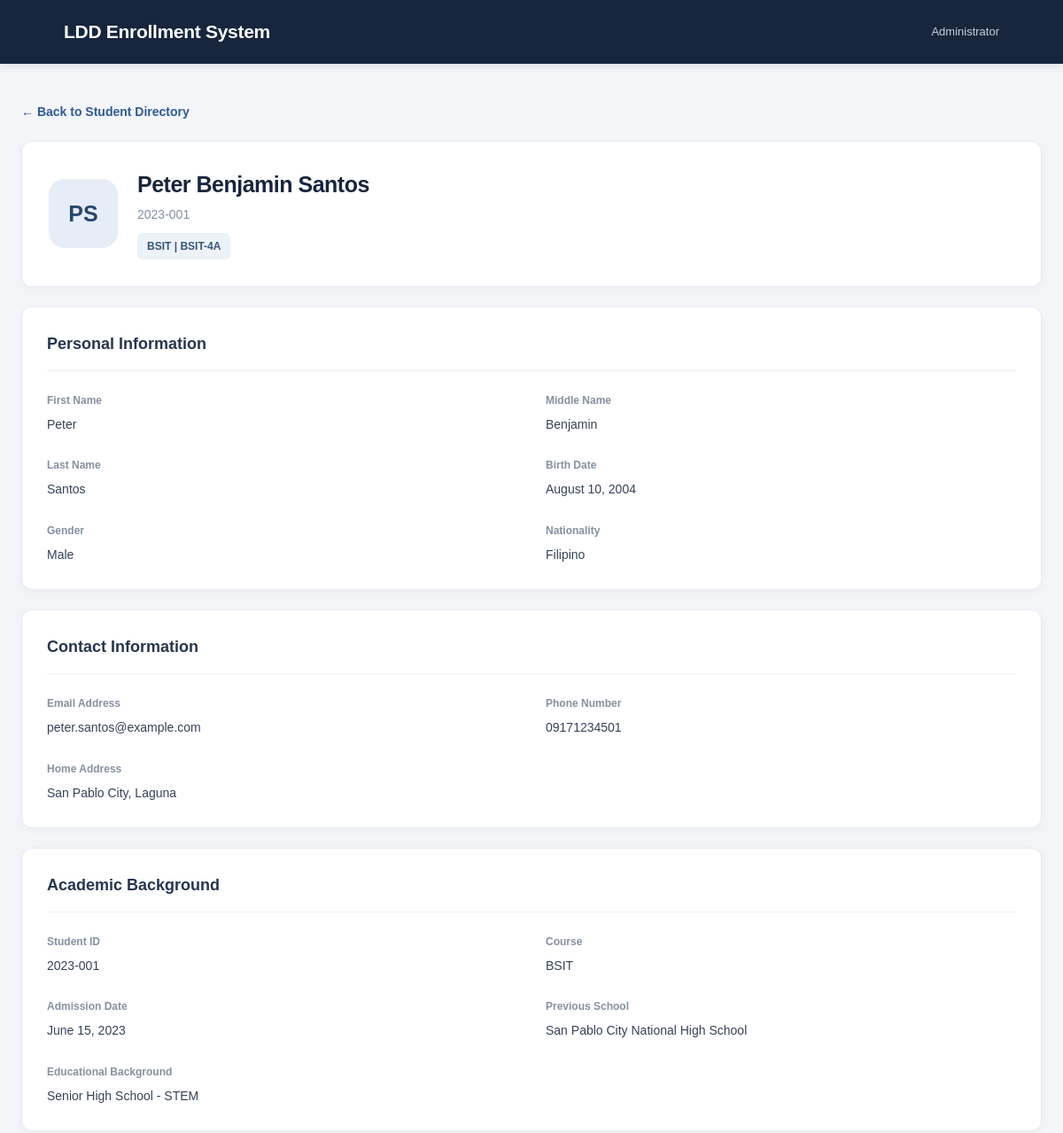
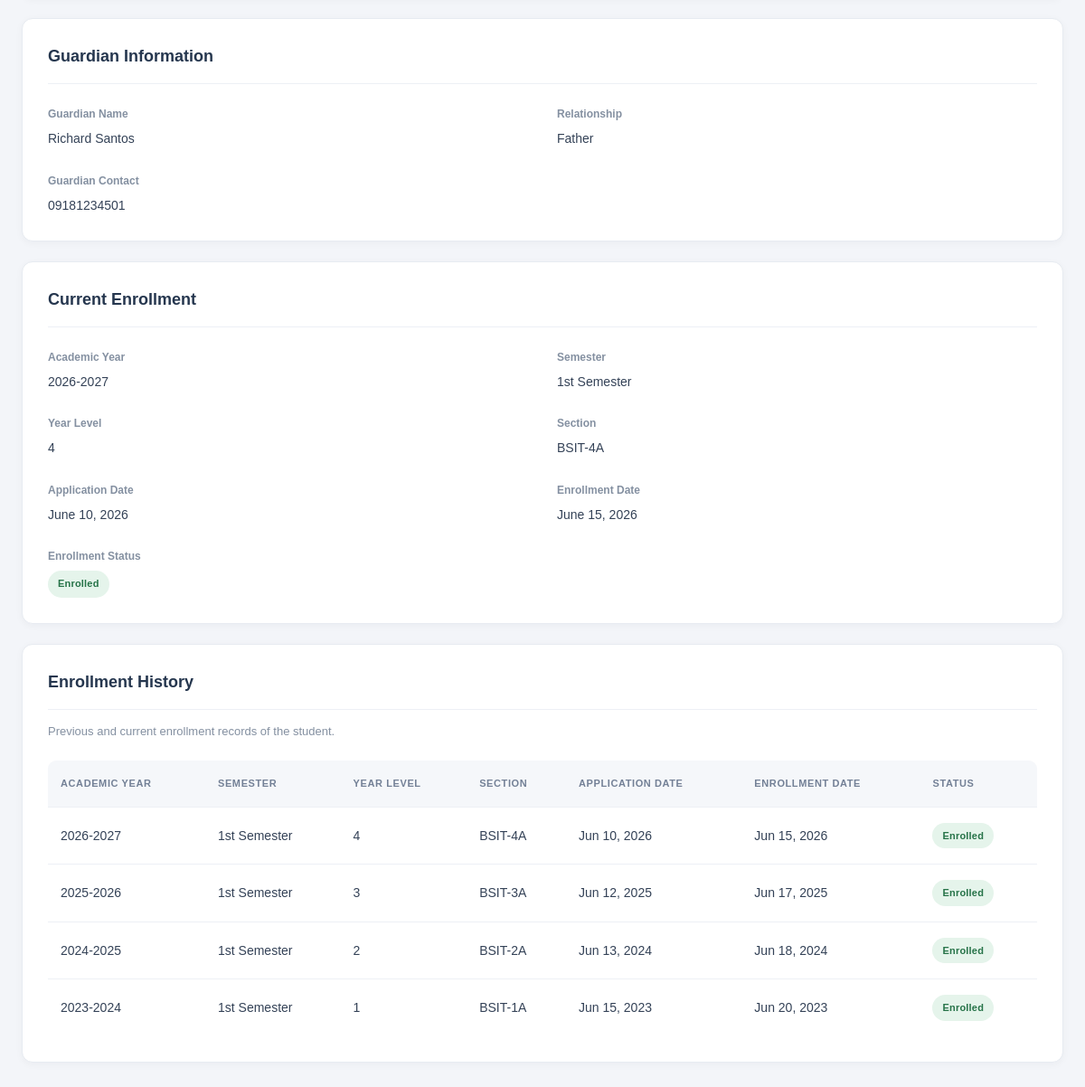
The app's page /profile/2023-001/ with its own data (2 pictures, top to bottom).
### students/models.py (models this page shows, shortened)
class Student(models.Model):
    student_id = models.CharField(max_length=20, unique=True)
    first_name = models.CharField(max_length=100)
    middle_name = models.CharField(max_length=100, blank=True)
    last_name = models.CharField(max_length=100)
    birth_date = models.DateField()
    gender = models.CharField(max_length=20)
    nationality = models.CharField(max_length=50)
    email = models.EmailField(unique=True)
    phone_number = models.CharField(max_length=20)
    address = models.TextField()
    course = models.CharField(max_length=100)
    previous_school = models.CharField(max_length=200)
    educational_background = models.TextField(blank=True)
    guardian_name = models.CharField(max_length=200)
    guardian_relationship = models.CharField(max_length=50)
    guardian_contact = models.CharField(max_length=20)
    admission_date = models.DateField()
    @property
    def full_name(self):
        return " ".join(
            part for part in [
                self.first_name,
                self.middle_name,
                self.last_name
            ] if part
        )

class Enrollment(models.Model):
    SEMESTER_CHOICES = [
        ("1st Semester", "1st Semester"),
        ("2nd Semester", "2nd Semester"),
        ("Summer", "Summer"),
    ]
    STATUS_CHOICES = [
        ("Enrolled", "Enrolled"),
        ("Pending", "Pending"),
        ("Dropped", "Dropped"),
        ("Cancelled", "Cancelled"),
    ]
    student = models.ForeignKey(
        Student,
        on_delete=models.CASCADE,
        related_name="enrollments"
    )
    academic_year = models.CharField(max_length=9)
    semester = models.CharField(
        max_length=20,
        choices=SEMESTER_CHOICES
    )
    year_level = models.PositiveIntegerField()
    section = models.CharField(max_length=50)
    application_date = models.DateField()
    enrollment_date = models.DateField(
        null=True,
        blank=True
    )
    status = models.CharField(
        max_length=20,
        choices=STATUS_CHOICES,
        default="Pending"
    )
    class Meta:
        ordering = ["-academic_year", "semester"]
        constraints = [
            models.UniqueConstraint(
                fields=["student", "academic_year", "semester"],
                name="unique_student_semester_enrollment"
            )
        ]

### students/views.py (the view)
def student_profile(request, student_id):
    student = get_object_or_404(Student, student_id=student_id)
    enrollments = student.enrollments.all()
    current_enrollment = enrollments.filter(
        academic_year=CURRENT_ACADEMIC_YEAR,
        semester=CURRENT_SEMESTER
    ).first()
    return render(request, "students/student_profile.html", {
        "student": student,
        "enrollments": enrollments,
        "current_enrollment": current_enrollment,
        "current_academic_year": CURRENT_ACADEMIC_YEAR,
        "current_semester": CURRENT_SEMESTER,
    })

### students/templates/students/student_profile.html (shortened to what this page needs)
{% load static %}
<!DOCTYPE html>
<html lang="en">
<head>
    <link rel="stylesheet" href="{% static 'students/style.css' %}">
</head>
<body>
<header class="header">
    <div class="brand">LDD Enrollment System</div>
    <span>Administrator</span>
</header>
<main class="container">
    <a href="{% url 'students:student_list' %}" class="back-link">
        &larr; Back to Student Directory
    </a>
    <section class="profile-header card">
        <div class="avatar">
            {{ student.first_name|first|upper }}{{ student.last_name|first|upper }}
        </div>
        <div>
            <h1>{{ student.full_name }}</h1>
            <p>{{ student.student_id }}</p>
            {% if current_enrollment %}
                <span class="student-tag">
                    {{ student.course }} | {{ current_enrollment.section }}
                </span>
            {% else %}
                <span class="student-tag">
                    No Current Enrollment
                </span>
            {% endif %}
        </div>
    </section>
    <section class="card info-card">
        <h2>Personal Information</h2>
        <div class="info-grid">
            <div class="info-item">
                <label>First Name</label>
                <p>{{ student.first_name }}</p>
            </div>
            <div class="info-item">
                <label>Middle Name</label>
                <p>{{ student.middle_name|default:"Not provided" }}</p>
            </div>
            <div class="info-item">
                <label>Last Name</label>
                <p>{{ student.last_name }}</p>
            </div>
            <div class="info-item">
                <label>Birth Date</label>
                <p>{{ student.birth_date|date:"F d, Y" }}</p>
            </div>
            <div class="info-item">
                <label>Gender</label>
                <p>{{ student.gender }}</p>
            </div>
            <div class="info-item">
                <label>Nationality</label>
                <p>{{ student.nationality }}</p>
            </div>
        </div>
    </section>
    <section class="card info-card">
        <h2>Contact Information</h2>
        <div class="info-grid">
            <div class="info-item">
                <label>Email Address</label>
                <p>{{ student.email }}</p>
            </div>
            <div class="info-item">
                <label>Phone Number</label>
                <p>{{ student.phone_number }}</p>
            </div>
            <div class="info-item full-width">
                <label>Home Address</label>
                <p>{{ student.address }}</p>
            </div>
        </div>
    </section>
    <section class="card info-card">
        <h2>Academic Background</h2>
        <div class="info-grid">
            <div class="info-item">
                <label>Student ID</label>
                <p>{{ student.student_id }}</p>
            </div>
            <div class="info-item">
                <label>Course</label>
                <p>{{ student.course }}</p>
            </div>
            <div class="info-item">
                <label>Admission Date</label>
                <p>{{ student.admission_date|date:"F d, Y" }}</p>
            </div>
            <div class="info-item">
                <label>Previous School</label>
                <p>{{ student.previous_school }}</p>
            </div>
            <div class="info-item full-width">
                <label>Educational Background</label>
                <p>{{ student.educational_background|default:"Not provided" }}</p>
            </div>
        </div>
    </section>
    <section class="card info-card">
        <h2>Guardian Information</h2>
        <div class="info-grid">
            <div class="info-item">
                <label>Guardian Name</label>
                <p>{{ student.guardian_name }}</p>
            </div>
            <div class="info-item">
                <label>Relationship</label>
                <p>{{ student.guardian_relationship }}</p>
            </div>
            <div class="info-item">
                <label>Guardian Contact</label>
                <p>{{ student.guardian_contact }}</p>
            </div>
        </div>
    </section>
    <section class="card info-card">
        <h2>Current Enrollment</h2>
        {% if current_enrollment %}
            <div class="info-grid">
                <div class="info-item">
                    <label>Academic Year</label>
                    <p>{{ current_enrollment.academic_year }}</p>
                </div>
                <div class="info-item">
                    <label>Semester</label>
                    <p>{{ current_enrollment.semester }}</p>
                </div>
                <div class="info-item">
                    <label>Year Level</label>
                    <p>{{ current_enrollment.year_level }}</p>
                </div>
                <div class="info-item">
                    <label>Section</label>
                    <p>{{ current_enrollment.section }}</p>
                </div>
                <div class="info-item">
                    <label>Application Date</label>
                    <p>{{ current_enrollment.application_date|date:"F d, Y" }}</p>
                </div>
                <div class="info-item">
                    <label>Enrollment Date</label>
                    <p>
                        {% if current_enrollment.enrollment_date %}
                            {{ current_enrollment.enrollment_date|date:"F d, Y" }}
                        {% else %}
                            Not yet enrolled
                        {% endif %}
                    </p>
                </div>
                <div class="info-item">
                    <label>Enrollment Status</label>
                    <p>
                        <span class="status status-{{ current_enrollment.status|lower|cut:' ' }}">
                            {{ current_enrollment.status }}
                        </span>
                    </p>
                </div>
            </div>
        {% else %}
            <p class="empty-message">
                No enrollment record found for the current academic period.
            </p>
        {% endif %}
    </section>
    <section class="card info-card">
        <h2>Enrollment History</h2>
        <p class="section-description">
            Previous and current enrollment records of the student.
        </p>
        <div class="table-wrapper">
            <table>
                <thead>
                    <tr>
                        <th>Academic Year</th>
                        <th>Semester</th>
                        <th>Year Level</th>
                        <th>Section</th>
                        <th>Application Date</th>
                        <th>Enrollment Date</th>
                        <th>Status</th>
                    </tr>
                </thead>
                <tbody>
                    {% for enrollment in enrollments %}
                    <tr>
                        <td>{{ enrollment.academic_year }}</td>
                        <td>{{ enrollment.semester }}</td>
                        <td>{{ enrollment.year_level }}</td>
                        <td>{{ enrollment.section }}</td>
                        <td>{{ enrollment.application_date|date:"M d, Y" }}</td>
                        <td>
                            {% if enrollment.enrollment_date %}
                                {{ enrollment.enrollment_date|date:"M d, Y" }}
                            {% else %}
                                Not yet enrolled
                            {% endif %}
                        </td>
                        <td>
                            <span class="status status-{{ enrollment.status|lower|cut:' ' }}">
                                {{ enrollment.status }}
                            </span>
                        </td>
                    </tr>
                    {% empty %}
                    <tr>
                        <td colspan="7" class="empty">
                            No enrollment history available.
                        </td>
                    </tr>
                    {% endfor %}
                </tbody>
            </table>
        </div>
    </section>
</main>
</body>
</html>

### students/static/students/style.css (style rules this page uses)
* { margin: 0; padding: 0; box-sizing: border-box; }
body { font-family: Arial, sans-serif; background: #f3f5f9; color: #202b3c; line-height: 1.5; }
.header { background: #17263d; color: white; padding: 20px 6%; display: flex; justify-content: space-between; align-items: center; box-shadow: 0 2px 10px rgba(23, 38, 61, 0.12); }
.brand { font-size: 21px; font-weight: bold; letter-spacing: -0.3px; }
.header span { font-size: 13px; color: #c5d0df; }
.container { max-width: 1200px; margin: 42px auto; padding: 0 24px; }
.card { background: #ffffff; border-radius: 12px; padding: 28px; margin-bottom: 22px; border: 1px solid #e7ebf1; box-shadow: 0 2px 8px rgba(23, 38, 61, 0.04); }
.card-heading h2, .info-card h2 { font-size: 18px; font-weight: 700; color: #25364e; margin-bottom: 5px; }
.table-wrapper { width: 100%; overflow-x: auto; border-radius: 9px; }
table { width: 100%; border-collapse: separate; border-spacing: 0; min-width: 750px; }
th, td { padding: 17px 14px; text-align: left; border-bottom: 1px solid #edf0f5; font-size: 14px; }
th { background: #f5f7fa; color: #738096; font-size: 11px; font-weight: 700; letter-spacing: 0.6px; text-transform: uppercase; white-space: nowrap; }
td { color: #344257; }
tbody tr { transition: background 0.18s ease; }
tbody tr:last-child td { border-bottom: none; }
.back-link { display: inline-block; color: #315b91; text-decoration: none; font-size: 14px; font-weight: 600; margin-bottom: 22px; transition: color 0.2s ease; }
.profile-header { display: flex; align-items: center; gap: 22px; padding: 30px; }
.avatar, .profile-avatar { width: 78px; height: 78px; border-radius: 18px; background: #e7edf6; color: #29466c; display: flex; justify-content: center; align-items: center; font-size: 25px; font-weight: bold; flex-shrink: 0; }
.profile-header h1 { font-size: 25px; font-weight: 700; letter-spacing: -0.5px; color: #17263d; margin-bottom: 5px; }
.profile-header p { color: #8290a3; font-size: 14px; margin-bottom: 10px; }
.student-tag { display: inline-block; background: #edf2f8; color: #365578; padding: 6px 11px; border-radius: 6px; font-size: 12px; font-weight: 600; line-height: 1.5; }
.info-card h2 { padding-bottom: 16px; border-bottom: 1px solid #edf0f5; margin-bottom: 24px; }
.info-grid { display: grid; grid-template-columns: repeat(2, 1fr); gap: 26px 32px; }
.info-item label { display: block; color: #8490a1; font-size: 12px; font-weight: 600; margin-bottom: 7px; }
.info-item p { font-size: 14px; color: #344257; line-height: 1.6; overflow-wrap: anywhere; }
.full-width { grid-column: 1 / -1; }
.section-description { color: #8490a1; font-size: 13px; margin-top: -10px; margin-bottom: 22px; line-height: 1.6; }
.status { display: inline-block; padding: 6px 11px; border-radius: 20px; font-size: 11px; font-weight: 700; letter-spacing: 0.2px; white-space: nowrap; }
.status-enrolled { background: #e5f4eb; color: #267348; }

### records on screen
Student: first_name|first "P", last_name|first "S", full_name "Peter Benjamin Santos", student_id "2023-001", course "BSIT", first_name "Peter", middle_name "Benjamin", last_name "Santos", birth_date "August 10, 2004", gender "Male", nationality "Filipino", email "peter.santos@example.com", phone_number "09171234501", address "San Pablo City, Laguna", admission_date "June 15, 2023", previous_school "San Pablo City National High School", educational_background "Senior High School - STEM", guardian_name "Richard Santos", guardian_relationship "Father", guardian_contact "09181234501"
Enrollment: section "BSIT-4A", academic_year "2026-2027", semester "1st Semester", year_level "4", application_date "June 10, 2026", enrollment_date "June 15, 2026", status "Enrolled", application_date "Jun 10, 2026", enrollment_date "Jun 15, 2026"
Enrollment: academic_year "2025-2026", semester "1st Semester", year_level "3", section "BSIT-3A", application_date "Jun 12, 2025", enrollment_date "Jun 17, 2025", status "Enrolled"
Enrollment: academic_year "2024-2025", semester "1st Semester", year_level "2", section "BSIT-2A", application_date "Jun 13, 2024", enrollment_date "Jun 18, 2024", status "Enrolled"
Enrollment: academic_year "2023-2024", semester "1st Semester", year_level "1", section "BSIT-1A", application_date "Jun 15, 2023", enrollment_date "Jun 20, 2023", status "Enrolled"
